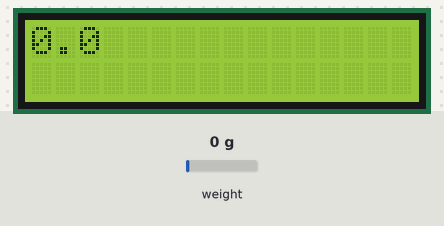
Bench run of a sketch on a simulated Arduino Uno, built with avr-gcc and run on an emulated ATmega328P. On the bench: 16×2 character LCD. The inputs (shaded band) are chosen by the test bench; at power-on: weight on the scale 0 g. What the sketch prints to the serial monitor is not drawn.

Above: at 2.2 s.
2.3 s: weight on the scale set to 100 g
At 2.8 s:
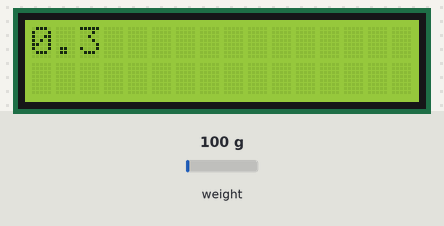
3.9 s: weight on the scale set to 3750 g
At 5.1 s:
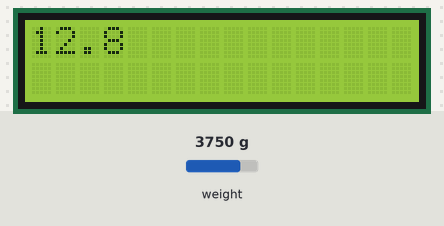
5.4 s: weight on the scale set to 1250 g
At 6.7 s:
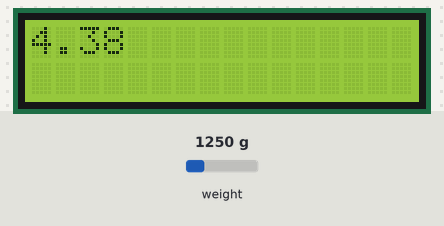
Timing chart, 0 to 8.4 s (numbered marks = the images above; inputs shaded):
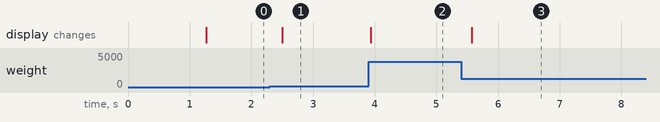

Measured:
- after the input at 2.3 s, the display: changes after 0.20 s (image 1)
- after the input at 3.9 s, the display: changes at once (image 2)
- after the input at 5.4 s, the display: changes after 0.18 s (image 3)

The sketch:

force.ino
```cpp
//DFRobot.com
//Compatible with the Arduino IDE 1.0
//Library version:1.1


#include <Wire.h>
#include <LiquidCrystal_I2C.h>

#include "HX711.h"

#define calibration_factor -7050.0 //This value is obtained using the SparkFun_HX711_Calibration sketch

#define LOADCELL_DOUT_PIN  3
#define LOADCELL_SCK_PIN  2

HX711 scale;

LiquidCrystal_I2C lcd(0x20,16,2);  // set the LCD address to 0x20(Cooperate with 3 short circuit caps) for a 16 chars and 2 line display

void setup(){

  lcd.init();                      // initialize the lcd
  lcd.backlight();

  lcd.home();

  Serial.begin(9600);
  Serial.println("HX711 scale demo");

  scale.begin(LOADCELL_DOUT_PIN, LOADCELL_SCK_PIN);
  scale.set_scale(calibration_factor); //This value is obtained by using the SparkFun_HX711_Calibration sketch
  scale.tare(); //Assuming there is no weight on the scale at start up, reset the scale to 0

  Serial.println("Readings:");


}

int backlightState = LOW;
long previousMillis = 0;
long interval = 10000000000000000000;

void loop(){


  Serial.print("Reading: ");
  Serial.print(scale.get_units()*3.4, 1); //scale.get_units() returns a float
  Serial.print(" g"); //You can change this to kg but you'll need to refactor the calibration_factor
  Serial.println();

  lcd.setCursor(0, 0);
  lcd.print(scale.get_units()*3.4, 1);

  unsigned long currentMillis = millis();

  if(currentMillis - previousMillis > interval) {
    previousMillis = currentMillis;

    if (backlightState == LOW)
      backlightState = HIGH;
    else
      backlightState = LOW;

    if(backlightState == HIGH)  lcd.backlight();
    else lcd.noBacklight();
  }
}
```
